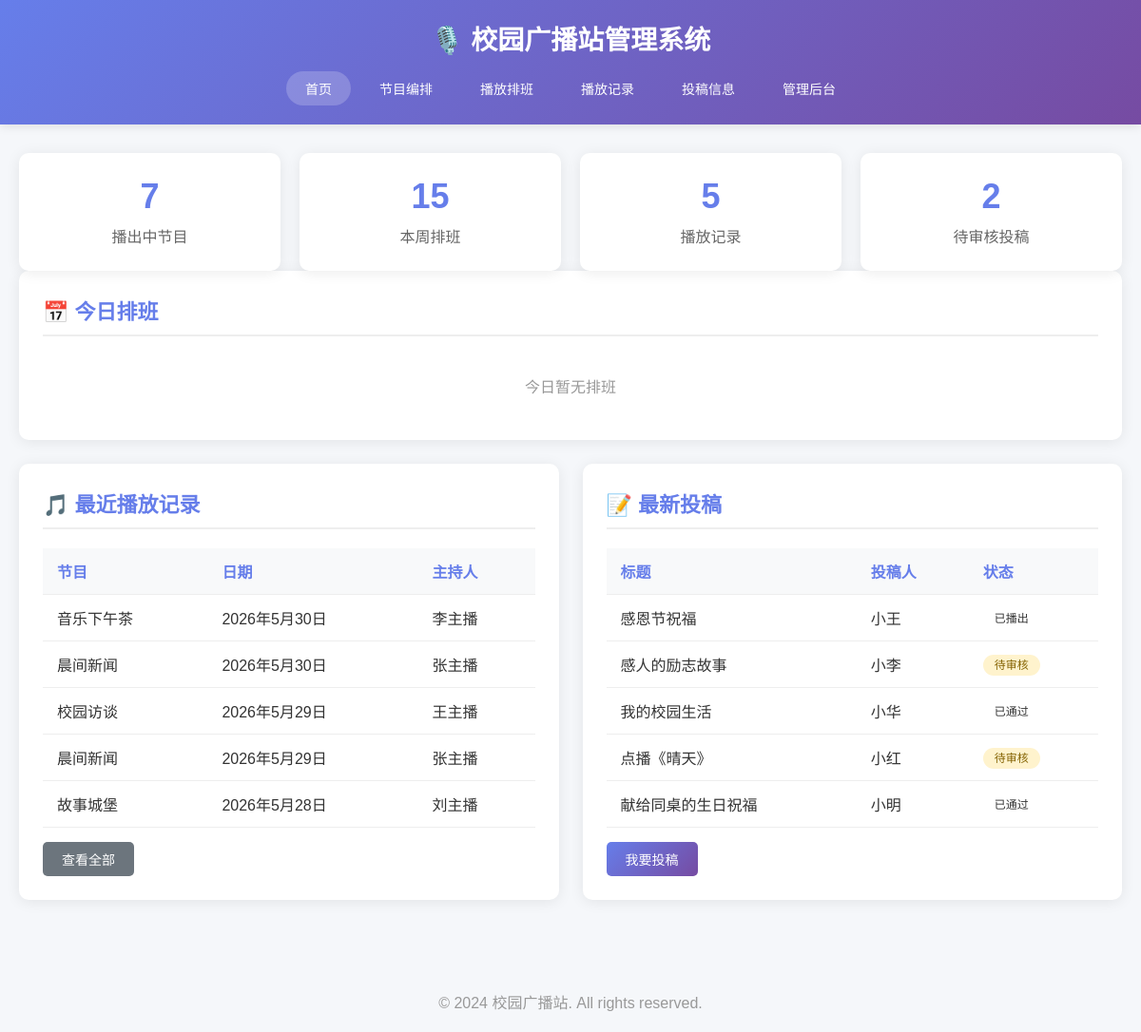
The page / on the database its author committed.
### programs/models.py (models this page shows, shortened)
class PlayRecord(models.Model):
    program = models.ForeignKey(Program, on_delete=models.CASCADE, verbose_name='节目')
    schedule = models.ForeignKey(Schedule, on_delete=models.SET_NULL, null=True, blank=True, verbose_name='对应排班')
    play_date = models.DateField(verbose_name='播放日期')
    start_time = models.TimeField(verbose_name='实际开始时间')
    end_time = models.TimeField(verbose_name='实际结束时间')
    host = models.CharField(max_length=50, verbose_name='实际主持人')
    listeners_count = models.IntegerField(default=0, verbose_name='听众人数')
    remarks = models.TextField(blank=True, verbose_name='备注')
    created_at = models.DateTimeField(auto_now_add=True, verbose_name='记录时间')
    class Meta:
        verbose_name = '播放记录'
        verbose_name_plural = '播放记录'
        ordering = ['-play_date', '-start_time']

class Program(models.Model):
    STATUS_CHOICES = [
        ('active', '播出中'),
        ('inactive', '停播'),
        ('pending', '待审核'),
    ]
    CATEGORY_CHOICES = [
        ('music', '音乐类'),
        ('news', '新闻类'),
        ('talk', '访谈类'),
        ('story', '故事类'),
        ('education', '教育类'),
        ('entertainment', '娱乐类'),
        ('other', '其他'),
    ]
    name = models.CharField(max_length=100, verbose_name='节目名称')
    host = models.CharField(max_length=50, verbose_name='主持人')
    category = models.CharField(max_length=20, choices=CATEGORY_CHOICES, verbose_name='节目类型')
    description = models.TextField(verbose_name='节目简介')
    duration = models.IntegerField(verbose_name='节目时长(分钟)')
    status = models.CharField(max_length=20, choices=STATUS_CHOICES, default='active', verbose_name='状态')
    created_at = models.DateTimeField(auto_now_add=True, verbose_name='创建时间')
    updated_at = models.DateTimeField(auto_now=True, verbose_name='更新时间')
    class Meta:
        verbose_name = '广播节目'
        verbose_name_plural = '广播节目'
        ordering = ['-created_at']

class Submission(models.Model):
    STATUS_CHOICES = [
        ('pending', '待审核'),
        ('approved', '已通过'),
        ('rejected', '已拒绝'),
        ('broadcast', '已播出'),
    ]
    TYPE_CHOICES = [
        ('song', '歌曲点播'),
        ('article', '文章投稿'),
        ('story', '故事投稿'),
        ('blessing', '祝福语'),
        ('other', '其他'),
    ]
    title = models.CharField(max_length=100, verbose_name='标题')
    submitter_name = models.CharField(max_length=50, verbose_name='投稿人姓名')
    submitter_class = models.CharField(max_length=50, blank=True, verbose_name='投稿人班级')
    submission_type = models.CharField(max_length=20, choices=TYPE_CHOICES, verbose_name='投稿类型')
    content = models.TextField(verbose_name='内容')
    contact = models.CharField(max_length=50, blank=True, verbose_name='联系方式')
    status = models.CharField(max_length=20, choices=STATUS_CHOICES, default='pending', verbose_name='审核状态')
    review_remark = models.TextField(blank=True, verbose_name='审核备注')
    submitted_at = models.DateTimeField(auto_now_add=True, verbose_name='投稿时间')
    reviewed_at = models.DateTimeField(null=True, blank=True, verbose_name='审核时间')
    class Meta:
        verbose_name = '投稿信息'
        verbose_name_plural = '投稿信息'
        ordering = ['-submitted_at']

### programs/views.py (the view)
# urls.py: path('', views.index, name='index'),
def index(request):
    programs_count = Program.objects.filter(status='active').count()
    schedules_count = Schedule.objects.filter(is_active=True).count()
    records_count = PlayRecord.objects.count()
    pending_submissions = Submission.objects.filter(status='pending').count()
    today = timezone.now().weekday() + 1
    today_schedule = Schedule.objects.filter(weekday=today, is_active=True).order_by('start_time')[:5]
    recent_records = PlayRecord.objects.all()[:5]
    recent_submissions = Submission.objects.all()[:5]
    context = {
        'programs_count': programs_count,
        'schedules_count': schedules_count,
        'records_count': records_count,
        'pending_submissions': pending_submissions,
        'today_schedule': today_schedule,
        'recent_records': recent_records,
        'recent_submissions': recent_submissions,
    }
    return render(request, 'index.html', context)

### templates/index.html (shortened to what this page needs)
{% extends 'base.html' %}
{% block content %}
<div class="grid">
    <div class="stat-card">
        <div class="number">{{ programs_count }}</div>
        <div class="label">播出中节目</div>
    </div>
    <div class="stat-card">
        <div class="number">{{ schedules_count }}</div>
        <div class="label">本周排班</div>
    </div>
    <div class="stat-card">
        <div class="number">{{ records_count }}</div>
        <div class="label">播放记录</div>
    </div>
    <div class="stat-card">
        <div class="number">{{ pending_submissions }}</div>
        <div class="label">待审核投稿</div>
    </div>
</div>
<div class="card">
    <h2>📅 今日排班</h2>
    {% if today_schedule %}
    <table>
        <thead>
            <tr>
                <th>节目名称</th>
                <th>开始时间</th>
                <th>结束时间</th>
                <th>主持人</th>
            </tr>
        </thead>
        <tbody>
            {% for schedule in today_schedule %}
            <tr>
                <td>{{ schedule.program.name }}</td>
                <td>{{ schedule.start_time }}</td>
                <td>{{ schedule.end_time }}</td>
                <td>{{ schedule.program.host }}</td>
            </tr>
            {% endfor %}
        </tbody>
    </table>
    {% else %}
    <p style="color: #999; text-align: center; padding: 20px;">今日暂无排班</p>
    {% endif %}
</div>
<div style="display: grid; grid-template-columns: 1fr 1fr; gap: 25px;">
    <div class="card">
        <h2>🎵 最近播放记录</h2>
        {% if recent_records %}
        <table>
            <thead>
                <tr>
                    <th>节目</th>
                    <th>日期</th>
                    <th>主持人</th>
                </tr>
            </thead>
            <tbody>
                {% for record in recent_records %}
                <tr>
                    <td>{{ record.program.name }}</td>
                    <td>{{ record.play_date }}</td>
                    <td>{{ record.host }}</td>
                </tr>
                {% endfor %}
            </tbody>
        </table>
        {% else %}
        <p style="color: #999; text-align: center; padding: 20px;">暂无播放记录</p>
        {% endif %}
        <div style="margin-top: 15px;">
            <a href="{% url 'play_record_list' %}" class="btn btn-secondary">查看全部</a>
        </div>
    </div>
    <div class="card">
        <h2>📝 最新投稿</h2>
        {% if recent_submissions %}
        <table>
            <thead>
                <tr>
                    <th>标题</th>
                    <th>投稿人</th>
                    <th>状态</th>
                </tr>
            </thead>
            <tbody>
                {% for submission in recent_submissions %}
                <tr>
                    <td>{{ submission.title }}</td>
                    <td>{{ submission.submitter_name }}</td>
                    <td>
                        <span class="status-badge status-{{ submission.status }}">
                            {{ submission.get_status_display }}
                        </span>
                    </td>
                </tr>
                {% endfor %}
            </tbody>
        </table>
        {% else %}
        <p style="color: #999; text-align: center; padding: 20px;">暂无投稿</p>
        {% endif %}
        <div style="margin-top: 15px;">
            <a href="{% url 'submission_new' %}" class="btn">我要投稿</a>
        </div>
    </div>
</div>
{% endblock %}

### templates/base.html (shortened to what this page needs)
<!DOCTYPE html>
<html lang="zh-CN">
<head>
</head>
<body>
    <div class="header">
        <h1>🎙️ 校园广播站管理系统</h1>
        <nav class="nav">
            <a href="{% url 'index' %}" {% if request.resolver_match.url_name == 'index' %}class="active"{% endif %}>首页</a>
            <a href="{% url 'program_list' %}" {% if request.resolver_match.url_name == 'program_list' %}class="active"{% endif %}>节目编排</a>
            <a href="{% url 'schedule_list' %}" {% if request.resolver_match.url_name == 'schedule_list' %}class="active"{% endif %}>播放排班</a>
            <a href="{% url 'play_record_list' %}" {% if request.resolver_match.url_name == 'play_record_list' %}class="active"{% endif %}>播放记录</a>
            <a href="{% url 'submission_list' %}" {% if request.resolver_match.url_name == 'submission_list' %}class="active"{% endif %}>投稿信息</a>
            <a href="/admin/" target="_blank">管理后台</a>
        </nav>
    </div>
    <div class="container">
        {% block content %}{% endblock %}
    </div>
    <div class="footer">
        <p>&copy; 2024 校园广播站. All rights reserved.</p>
    </div>
</body>
</html>

### templates/base.html (style rules this page uses)
* { margin: 0; padding: 0; box-sizing: border-box; }
body { font-family: 'Microsoft YaHei', 'SimHei', sans-serif; background-color: #f5f7fa; color: #333; }
.header { background: linear-gradient(135deg, #667eea 0%, #764ba2 100%); color: white; padding: 20px 0; box-shadow: 0 2px 10px rgba(0,0,0,0.1); }
.header h1 { text-align: center; font-size: 28px; margin-bottom: 15px; }
.nav { display: flex; justify-content: center; gap: 10px; flex-wrap: wrap; }
.nav a { color: white; text-decoration: none; padding: 8px 20px; border-radius: 20px; transition: background-color 0.3s; font-size: 14px; }
.nav a:hover, .nav a.active { background-color: rgba(255,255,255,0.2); }
.container { max-width: 1200px; margin: 30px auto; padding: 0 20px; }
.card { background: white; border-radius: 10px; padding: 25px; margin-bottom: 25px; box-shadow: 0 2px 15px rgba(0,0,0,0.08); }
.card h2 { color: #667eea; margin-bottom: 20px; font-size: 22px; border-bottom: 2px solid #eee; padding-bottom: 10px; }
table { width: 100%; border-collapse: collapse; margin-top: 15px; }
th, td { padding: 12px 15px; text-align: left; border-bottom: 1px solid #eee; }
th { background-color: #f8f9fa; color: #667eea; font-weight: 600; }
.btn { display: inline-block; padding: 8px 20px; background: linear-gradient(135deg, #667eea 0%, #764ba2 100%); color: white; text-decoration: none; border-radius: 5px; border: none; cursor: pointer; font-size: 14px; transition: transform 0.2s; }
.btn-secondary { background: #6c757d; }
.status-badge { padding: 4px 12px; border-radius: 20px; font-size: 12px; font-weight: 500; }
.status-pending { background-color: #fff3cd; color: #856404; }
.footer { text-align: center; padding: 20px; color: #999; margin-top: 50px; }
.grid { display: grid; grid-template-columns: repeat(auto-fit, minmax(250px, 1fr)); gap: 20px; }
.stat-card { background: white; padding: 25px; border-radius: 10px; text-align: center; box-shadow: 0 2px 15px rgba(0,0,0,0.08); }
.stat-card .number { font-size: 36px; font-weight: bold; color: #667eea; }
.stat-card .label { color: #666; margin-top: 8px; }

### rows shown on the page
PlayRecord: program.name "音乐下午茶", play_date "2026年5月30日", host "李主播"
PlayRecord: program.name "晨间新闻", play_date "2026年5月30日", host "张主播"
PlayRecord: program.name "校园访谈", play_date "2026年5月29日", host "王主播"
PlayRecord: program.name "晨间新闻", play_date "2026年5月29日", host "张主播"
PlayRecord: program.name "故事城堡", play_date "2026年5月28日", host "刘主播"
Submission: title "感恩节祝福", submitter_name "小王", status "已播出"
Submission: title "感人的励志故事", submitter_name "小李", status "待审核"
Submission: title "我的校园生活", submitter_name "小华", status "已通过"
Submission: title "点播《晴天》", submitter_name "小红", status "待审核"
Submission: title "献给同桌的生日祝福", submitter_name "小明", status "已通过"

### other values the page prints
{{ programs_count }} "7"
{{ schedules_count }} "15"
{{ records_count }} "5"
{{ pending_submissions }} "2"
